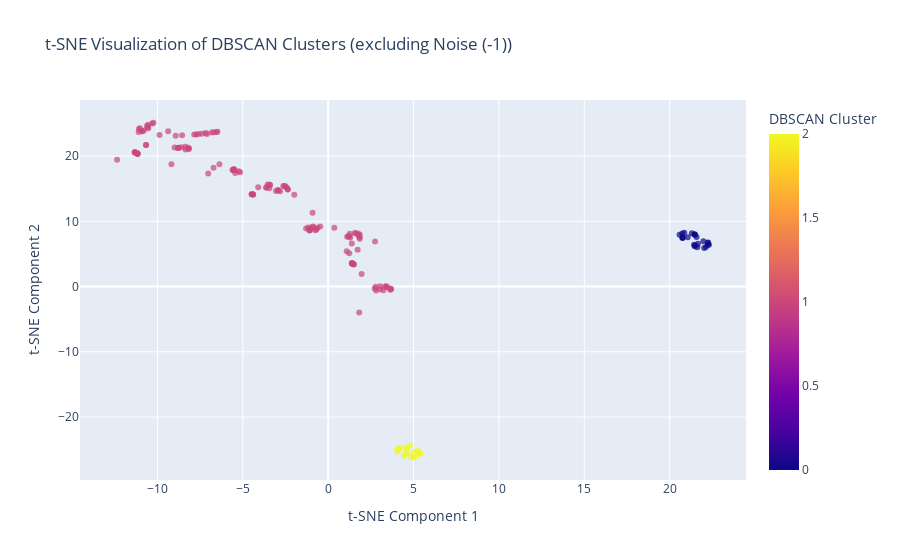

Source (notebook cell):
### Code cell
#| code-fold: true
import pandas as pd
from sklearn.manifold import TSNE

features = db.drop(['Cluster_DBSCAN'], axis=1)
tsne = TSNE(n_components=2, random_state=42)
tsne_results = tsne.fit_transform(features)
tsne_df = pd.DataFrame(tsne_results, columns=['t-SNE Component 1', 't-SNE Component 2'])
tsne_df['Cluster_DBSCAN'] = db['Cluster_DBSCAN']
tsne_df['Country'] = db['Country']

# Filter out NOISE
tsne_df_filtered = tsne_df[tsne_df['Cluster_DBSCAN'] != -1]

# PLOTT
fig = px.scatter(tsne_df_filtered, x='t-SNE Component 1', y='t-SNE Component 2', color='Cluster_DBSCAN',
                 title='t-SNE Visualization of DBSCAN Clusters (excluding Noise (-1))', opacity=0.7,
                 labels={'Cluster_DBSCAN': 'DBSCAN Cluster'},
                 hover_data={'Country': True})  # Use hover_data with the filtered DataFrame

fig.show()

### Figure 1 — Plotly figure (JSON) as saved in the notebook; plotly's stock layout.template omitted (floating-point values rounded to 4 significant figures; data arrays with more than 128 entries replaced by an {"elided": "..."} marker saying what was removed)
{"data": [{"customdata": {"elided": "176x1 float values"}, "hovertemplate": "t-SNE Component 1=%{x}<br>t-SNE Component 2=%{y}<br>Country=%{customdata[0]}<br>DBSCAN Cluster=%{marker.color}<extra></extra>", "legendgroup": "", "marker": {"color": {"elided": "176 int values"}, "coloraxis": "coloraxis", "opacity": 0.7, "symbol": "circle"}, "mode": "markers", "name": "", "orientation": "v", "showlegend": false, "type": "scatter", "x": {"elided": "176 float values"}, "xaxis": "x", "y": {"elided": "176 float values"}, "yaxis": "y"}], "layout": {"coloraxis": {"colorbar": {"title": {"text": "DBSCAN Cluster"}}, "colorscale": [[0, "#0d0887"], [0.1111, "#46039f"], [0.2222, "#7201a8"], [0.3333, "#9c179e"], [0.4444, "#bd3786"], [0.5556, "#d8576b"], [0.6667, "#ed7953"], [0.7778, "#fb9f3a"], [0.8889, "#fdca26"], [1, "#f0f921"]]}, "legend": {"tracegroupgap": 0}, "title": {"text": "t-SNE Visualization of DBSCAN Clusters (excluding Noise (-1))"}, "xaxis": {"anchor": "y", "domain": [0, 1], "title": {"text": "t-SNE Component 1"}}, "yaxis": {"anchor": "x", "domain": [0, 1], "title": {"text": "t-SNE Component 2"}}}}
